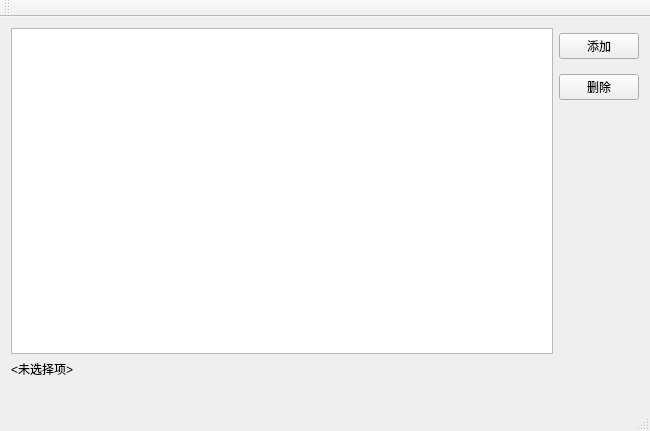
<?xml version="1.0" encoding="UTF-8"?>
<ui version="4.0">
 <class>QtWidgetsApplication1Class</class>
 <widget class="QMainWindow" name="QtWidgetsApplication1Class">
  <property name="geometry">
   <rect>
    <x>0</x>
    <y>0</y>
    <width>650</width>
    <height>431</height>
   </rect>
  </property>
  <property name="windowTitle">
   <string>QtWidgetsApplication1</string>
  </property>
  <widget class="QWidget" name="centralWidget">
   <layout class="QGridLayout" name="gridLayout_2">
    <item row="0" column="0">
     <layout class="QGridLayout" name="gridLayout">
      <item row="0" column="0">
       <widget class="QListWidget" name="addressList"/>
      </item>
      <item row="0" column="1">
       <layout class="QVBoxLayout" name="verticalLayout">
        <property name="spacing">
         <number>15</number>
        </property>
        <property name="topMargin">
         <number>5</number>
        </property>
        <item>
         <widget class="QPushButton" name="addButton">
          <property name="text">
           <string>添加</string>
          </property>
         </widget>
        </item>
        <item>
         <widget class="QPushButton" name="deleteButton">
          <property name="text">
           <string>删除</string>
          </property>
         </widget>
        </item>
        <item>
         <spacer name="verticalSpacer">
          <property name="orientation">
           <enum>Qt::Vertical</enum>
          </property>
          <property name="sizeHint" stdset="0">
           <size>
            <width>20</width>
            <height>30</height>
           </size>
          </property>
         </spacer>
        </item>
       </layout>
      </item>
      <item row="1" column="0">
       <widget class="QLabel" name="nameLabel">
        <property name="text">
         <string>&lt;未选择项&gt;</string>
        </property>
       </widget>
      </item>
      <item row="2" column="0">
       <widget class="QLabel" name="emailLabel">
        <property name="text">
         <string/>
        </property>
       </widget>
      </item>
     </layout>
    </item>
   </layout>
  </widget>
  <widget class="QMenuBar" name="menuBar">
   <property name="geometry">
    <rect>
     <x>0</x>
     <y>0</y>
     <width>650</width>
     <height>21</height>
    </rect>
   </property>
  </widget>
  <widget class="QToolBar" name="mainToolBar">
   <attribute name="toolBarArea">
    <enum>TopToolBarArea</enum>
   </attribute>
   <attribute name="toolBarBreak">
    <bool>false</bool>
   </attribute>
  </widget>
  <widget class="QStatusBar" name="statusBar"/>
 </widget>
 <layoutdefault spacing="6" margin="11"/>
 <resources>
  <include location="QtWidgetsApplication1.qrc"/>
 </resources>
 <connections/>
</ui>
